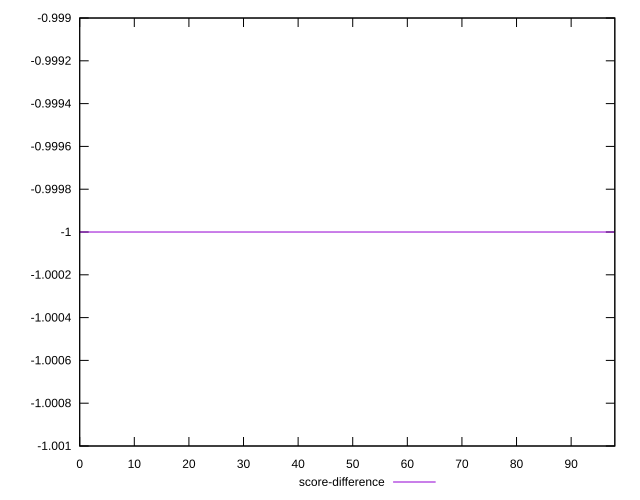

The script that saved this image:
reset

$scoreDifference <<EOF
0 -1
1 -1
2 -1
3 -1
4 -1
5 -1
6 -1
7 -1
8 -1
9 -1
10 -1
11 -1
12 -1
13 -1
14 -1
15 -1
16 -1
17 -1
18 -1
19 -1
20 -1
21 -1
22 -1
23 -1
24 -1
25 -1
26 -1
27 -1
28 -1
29 -1
30 -1
31 -1
32 -1
33 -1
34 -1
35 -1
36 -1
37 -1
38 -1
39 -1
40 -1
41 -1
42 -1
43 -1
44 -1
45 -1
46 -1
47 -1
48 -1
49 -1
50 -1
51 -1
52 -1
53 -1
54 -1
55 -1
56 -1
57 -1
58 -1
59 -1
60 -1
61 -1
62 -1
63 -1
64 -1
65 -1
66 -1
67 -1
68 -1
69 -1
70 -1
71 -1
72 -1
73 -1
74 -1
75 -1
76 -1
77 -1
78 -1
79 -1
80 -1
81 -1
82 -1
83 -1
84 -1
85 -1
86 -1
87 -1
88 -1
89 -1
90 -1
91 -1
92 -1
93 -1
94 -1
95 -1
96 -1
97 -1
98 -1
EOF

set key outside below
set xrange [0:98]
set yrange [-1.001:-0.999]
set trange [-1.001:-0.999]
set terminal svg size 640, 500 enhanced background rgb 'white'
set output "reports/report_00027_2021-02-24T12-40-31.850Z/total-byte-weight/samples/card/score-difference/values.svg"

plot $scoreDifference title "score-difference" with line

reset
